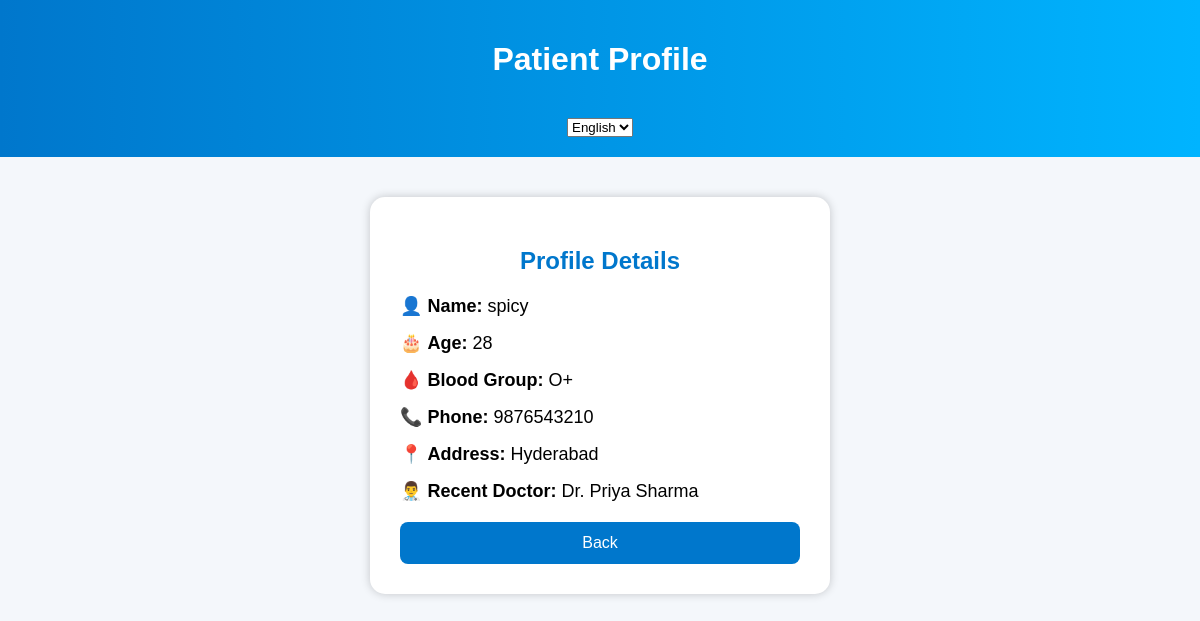
Before: /profile with the older database file.
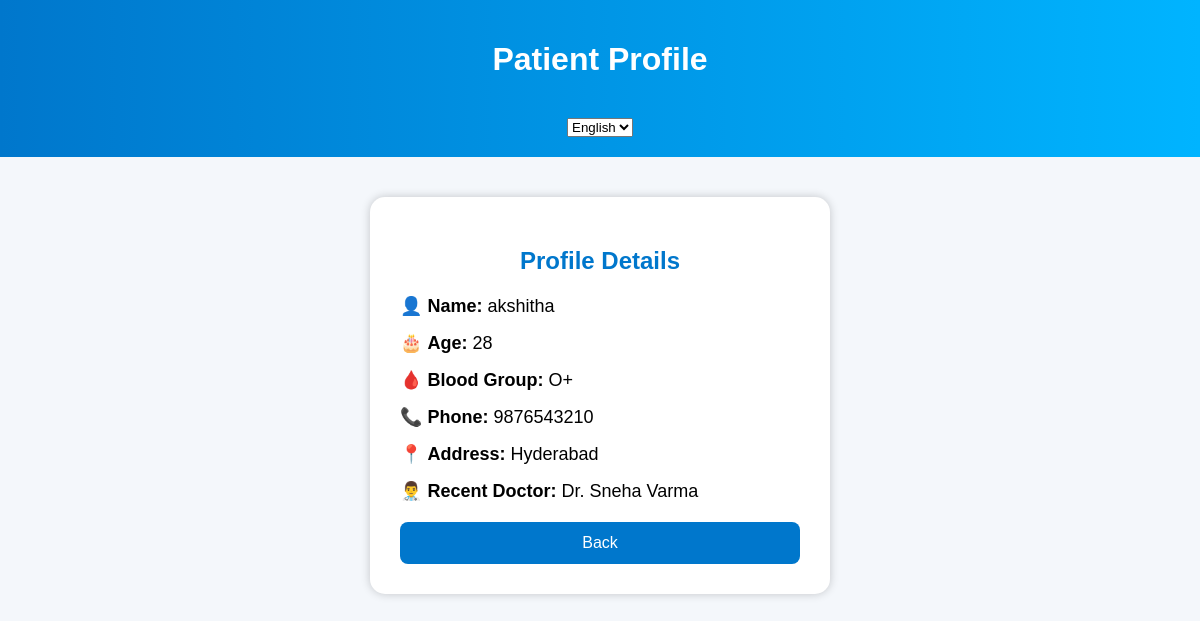
After: the same page with the newer database file.
### app.py (models this page shows)
class Appointment(db.Model):
    id = db.Column(db.Integer, primary_key=True)
    patient_name = db.Column(db.String(100))
    doctor_name = db.Column(db.String(100))
    appointment_date = db.Column(db.String(50))
    appointment_time = db.Column(db.String(50))
    symptoms = db.Column(db.String(500))
    age = db.Column(db.String(10))
    blood_group = db.Column(db.String(10))

### app.py (the view, shortened to what this page needs)
@app.route('/profile')
def profile():
    latest_appointment = Appointment.query.order_by(
        Appointment.id.desc()
    ).first()
    if latest_appointment:
        profile_data = {
            "name":
            latest_appointment.patient_name,
            "age":"28",
            "blood_group":"O+",
            "phone":"9876543210",
            "address":"Hyderabad",
            "doctor":
            latest_appointment.doctor_name
        }
    return render_template(
        'profile.html',
        profile=profile_data
    )

### templates/profile.html (shortened to what this page needs)
<!DOCTYPE html>
<html>
<head>
</head>
<body>
<div class="header">
    <h1 id="title">Patient Profile</h1>
    <br>
    <select id="languageSelect" onchange="changeLanguage()">
        <option value="en">English</option>
    </select>
</div>
<div class="profile-box">
    <h2 id="profile-title">Profile Details</h2>
    <div class="profile-item">
        👤 <b id="name-label">Name:</b>
        {{ profile.name }}
    </div>
    <div class="profile-item">
        🎂 <b id="age-label">Age:</b>
        {{ profile.age }}
    </div>
    <div class="profile-item">
        🩸 <b id="blood-label">Blood Group:</b>
        {{ profile.blood_group }}
    </div>
    <div class="profile-item">
        📞 <b id="phone-label">Phone:</b>
        {{ profile.phone }}
    </div>
    <div class="profile-item">
        📍 <b id="address-label">Address:</b>
        {{ profile.address }}
    </div>
    <div class="profile-item">
        👨‍⚕️ <b>Recent Doctor:</b>
        {{ profile.doctor }}
    </div>
    <a href="/patient" class="back-btn" id="back-btn">
    </a>
</div>
</body>
</html>

Changed rows visible on the page:
no longer on this page (row unchanged): Appointment: name "spicy", doctor "Dr. Priya Sharma"
added Appointment: name "akshitha", doctor "Dr. Sneha Varma"
